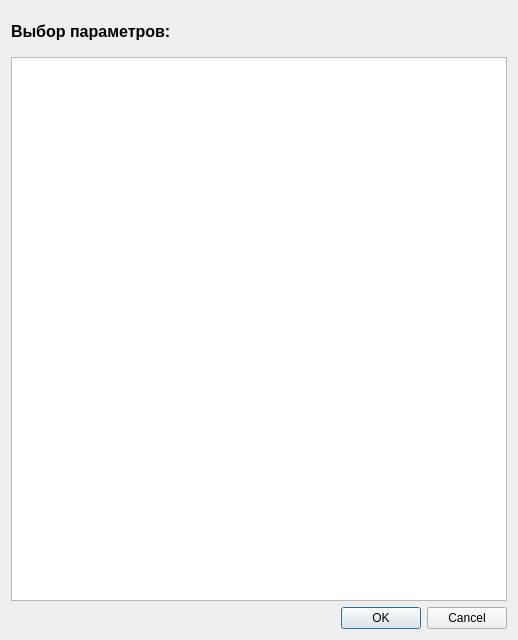
<?xml version="1.0" encoding="UTF-8"?>
<ui version="4.0">
 <class>Dialog</class>
 <widget class="QDialog" name="Dialog">
  <property name="geometry">
   <rect>
    <x>0</x>
    <y>0</y>
    <width>518</width>
    <height>640</height>
   </rect>
  </property>
  <property name="windowTitle">
   <string>Dialog</string>
  </property>
  <layout class="QVBoxLayout" name="verticalLayout">
   <item>
    <layout class="QGridLayout" name="gridLayout">
     <item row="0" column="0">
      <widget class="QLabel" name="label">
       <property name="minimumSize">
        <size>
         <width>0</width>
         <height>40</height>
        </size>
       </property>
       <property name="font">
        <font>
         <pointsize>12</pointsize>
         <weight>75</weight>
         <bold>true</bold>
        </font>
       </property>
       <property name="text">
        <string>Выбор параметров:</string>
       </property>
      </widget>
     </item>
     <item row="2" column="0">
      <widget class="QDialogButtonBox" name="buttonBox">
       <property name="orientation">
        <enum>Qt::Horizontal</enum>
       </property>
       <property name="standardButtons">
        <set>QDialogButtonBox::Cancel|QDialogButtonBox::Ok</set>
       </property>
      </widget>
     </item>
     <item row="1" column="0">
      <widget class="QTableView" name="tableView"/>
     </item>
    </layout>
   </item>
  </layout>
 </widget>
 <resources/>
 <connections>
  <connection>
   <sender>buttonBox</sender>
   <signal>accepted()</signal>
   <receiver>Dialog</receiver>
   <slot>accept()</slot>
   <hints>
    <hint type="sourcelabel">
     <x>248</x>
     <y>254</y>
    </hint>
    <hint type="destinationlabel">
     <x>157</x>
     <y>274</y>
    </hint>
   </hints>
  </connection>
  <connection>
   <sender>buttonBox</sender>
   <signal>rejected()</signal>
   <receiver>Dialog</receiver>
   <slot>reject()</slot>
   <hints>
    <hint type="sourcelabel">
     <x>316</x>
     <y>260</y>
    </hint>
    <hint type="destinationlabel">
     <x>286</x>
     <y>274</y>
    </hint>
   </hints>
  </connection>
 </connections>
</ui>
